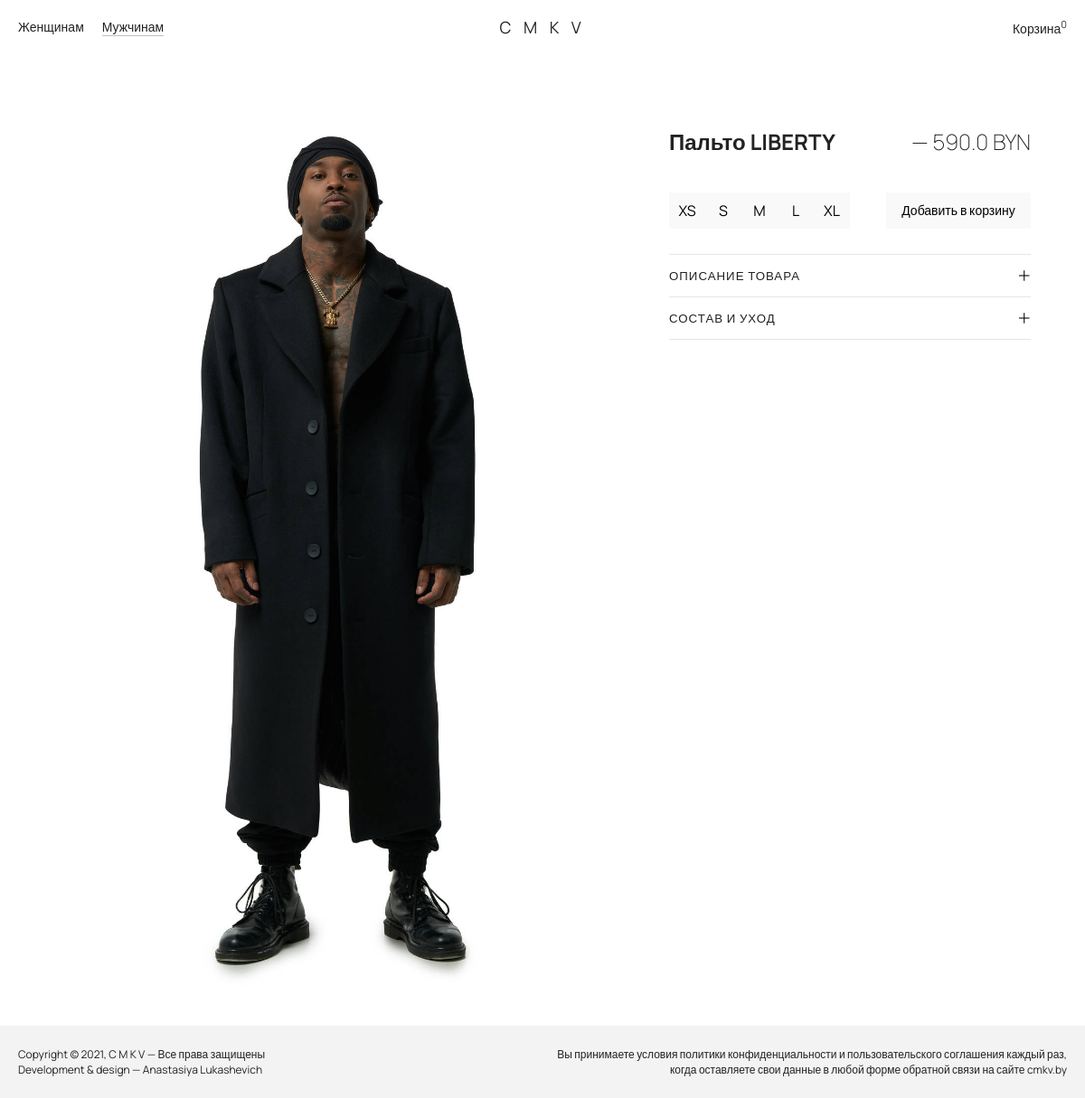
Page /product/6 on the committed database.
### shop/models.py (models this page shows, shortened)
class Coat(models.Model):
    class Sex(models.TextChoices):
        male = 'Муж'
        female = 'Жен'
    class Meta:
        verbose_name = 'Пальто'
        verbose_name_plural = 'Пальто'
    title = models.CharField(max_length=255, unique=True, verbose_name='Название')
    description = models.TextField(verbose_name='Описание')
    composition = models.TextField(verbose_name='Состав')
    price = models.FloatField(verbose_name='Стоимость')
    sex = models.CharField(choices=Sex.choices, max_length=3, verbose_name='Пол')
    image = models.ImageField(null=True, verbose_name='Изображение')
    available_size = models.ManyToManyField('CoatSize', verbose_name='Доступные размеры')

class CoatSize(models.Model):
    class Size(models.TextChoices):
        XS = 'XS'
        S = 'S'
        M = 'M'
        L = 'L'
        XL = 'XL'
        XXL = 'XXL'
    size = models.CharField(choices=Size.choices, max_length=3)

### shop/views.py (the view)
# urls.py: path('product/<int:item_id>', product, name='product'),
def product(request, item_id):
    context = {'coat': get_object_or_404(Coat, pk=item_id)}
    return render(request, 'shop/coat.html', context)

### shop/templates/shop/coat.html (shortened to what this page needs)
{% extends 'shop/index.html' %}
{% load static %}
{% block head %}
    <link rel="stylesheet" href="{% static 'css/coat.css' %}">
{% endblock %}
{% block container %}
    <div class="flex header" id="header">
        <div class="flex change-catalog nav-element">
            <a href="{% url 'woman_catalog' %}"
               class="change {% if coat.sex == "Жен" %}active-link{% endif %}">Женщинам</a>
            <a href="{% url 'man_catalog' %}"
               class="change {% if coat.sex == "Муж" %}active-link{% endif %}">Мужчинам</a>
        </div>
        <div class="flex logo nav-element">
            <a href="{% url 'main' %}" class="header-logo">C M K V</a>
        </div>
        <div class="flex cart nav-element">
            <a href="javascript:;" class="open-cart" id="open-cart-button">Корзина<sup class="cart-counter"
                                                                                       id="cart-counter">0</sup> </a>
        </div>
    </div>
    <div class="flex content">
        <div class="image">
            <img src="{{ coat.image.url }}" alt="coat photo" class="coat-img">
        </div>
        <div class="flex coat-data">
            <div class="flex coat-data-header">
                <h2 class="coat-title">Пальто {{ coat.title }}</h2>
                <h2 class="coat-price">— {{ coat.price }} BYN</h2>
            </div>
            <div class="flex coat-data-sizes-cart">
                <div class="flex coat-sizes">
                    {% for size in coat.available_size.values %}
                        <button class="size-choice" id="{{ size.size }}"
                                onclick="selectSize('{{ size.size }}', {{ coat.id }}, '{{ coat.title }}', {{ coat.price }})">{{ size.size }}</button>
                    {% endfor %}
                </div>
                <button class="add-to-cart" onclick="addToCart({{ coat.id }})">Добавить в корзину</button>
            </div>
            <div class="flex coat-other-data">
                <hr>
                <div class="flex spoiler coat-description-spoiler">
                    <div class="flex spoiler-header" id="coat-description-spoiler-header">
                        <h5 class="spoiler-title">ОПИСАНИЕ ТОВАРА</h5>
                        <span class="open-spoiler" id="open-coat-description-spoiler">+</span>
                    </div>
                </div>
                <hr>
                <div class="flex spoiler coat-composition-spoiler">
                    <div class="flex spoiler-header" id="coat-composition-spoiler-header">
                        <h5 class="spoiler-title">СОСТАВ И УХОД</h5>
                        <span class="open-spoiler" id="open-coat-composition-spoiler">+</span>
                    </div>
                </div>
                <hr>
            </div>
        </div>
    </div>
    <div class="flex footer">
        <p class="copyright">
            Copyright © 2021, C M K V — Все права защищены
            <br>
            Development & design — Anastasiya Lukashevich
        </p>
        <p class="offer">
            Вы принимаете условия политики конфиденциальности и пользовательского соглашения каждый раз,
            <br>
            когда оставляете свои данные в любой форме обратной связи на сайте cmkv.by
        </p>
    </div>
    {% include 'shop/static_components/cart.html' %}
{% endblock %}

### shop/static/css/styles.css (style rules this page uses)
body { margin: 0; padding: 0; outline: 0; font-family: 'Manrope', sans-serif; display: flex; flex-direction: column; }
button { font-family: 'Manrope', sans-serif; }
a, p, h1, h2, h3, h4, h5, h6 { color: #222; text-decoration: none; }
.flex { display: flex; }

### shop/static/css/coat.css (style rules this page uses)
.header { height: 60px; position: fixed; justify-content: space-between; align-items: center; padding: 0 20px; width: calc(100% - 40px); transition: .25s; top: 0; background-color: #fff; }
.nav-element { width: 300px }
.change-catalog { gap: 20px; align-items: center; }
.logo { justify-content: center; align-items: center; font-size: 18px; letter-spacing: 5px; }
.cart { justify-content: flex-end; align-items: center; }
.open-cart, .change, .item-link { font-size: 14px; border-bottom: 1px solid rgba(0, 0, 0, 0); }
.cart-counter { width: 15px; height: 15px; color: #333; font-size: 11px; }
.active-link { border-bottom: 1px solid rgba(0, 0, 0, 0.25); }
.content { margin: 80px 20px 0 20px; gap: 20px; justify-content: space-around; align-items: flex-start; min-height: calc(100vh - 200px); }
.image { width: 700px; }
.coat-img { width: 700px; object-fit: cover; }
.coat-data { width: 700px; flex-direction: column; gap: 20px; margin: 40px 0 0 0; position: sticky; top: 80px }
.coat-price { font-weight: 100; }
.coat-data-header { align-items: center; width: 400px; justify-content: space-between; }
.coat-data-sizes-cart { height: 40px; width: 400px; justify-content: space-between; }
.size-choice { width: 40px; height: 40px; font-size: 16px; border: 0; background-color: rgba(0, 0, 0, 0.025); }
.add-to-cart { height: 40px; width: 160px; font-size: 14px; border: 0; background-color: rgba(0, 0, 0, 0.025); }
.coat-other-data { flex-direction: column; width: 400px; }
hr { width: 100%; height: 1px; background-color: rgba(0, 0, 0, .1); border: 0; }
.spoiler-header { width: 100%; justify-content: space-between; align-items: center; height: 30px; }
.open-spoiler { font-size: 25px; font-weight: 100; }
.spoiler { flex-direction: column; }
.spoiler-title { font-weight: 100; letter-spacing: 1px; margin: 0; }
.footer { min-height: 80px; background-color: #f3f3f3; justify-content: space-between; align-items: center; padding: 0 20px; }
.copyright, .offer { font-size: 12px; }
.offer { text-align: right; }

### shop/static/css/cart.css (style rules this page uses)
hr { width: 100%; height: 1px; background-color: rgba(0, 0, 0, .1); border: 0; display: flex; align-self: flex-end; }

### rows in the picture
Coat: image (picture), title "LIBERTY", price "590.0"
CoatSize: size "XS"
CoatSize: size "S"
CoatSize: size "M"
CoatSize: size "L"
CoatSize: size "XL"
